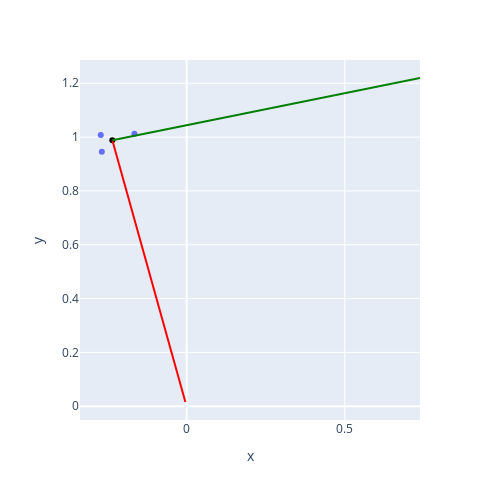

The notebook cell this image was saved under:
### Code cell
fig = px.scatter(x = M[:,0], y = M[:,1])
fig.add_trace({
     'hovertemplate': 'x=%{x}<br>y=%{y}<extra></extra>',
     'legendgroup': '',
     'marker': {'color': 'black', 'symbol': 'circle'},
     'mode': 'markers',
     'name': '',
     'orientation': 'v',
     'showlegend': False,
     'x': np.array(np.mean(M,axis = 0)[0]),
     'xaxis': 'x',
     'y': np.array(np.mean(M,axis = 0)[1]),
     'yaxis': 'y'
 })
fig.add_trace({
     'hovertemplate': 'x=%{x}<br>y=%{y}<extra></extra>',
     'legendgroup': '',
     'marker': {'color': 'red', 'symbol': 'circle'},
     'mode': 'lines',
     'name': '',
     'orientation': 'v',
     'showlegend': False,
     'x': (np.mean(M,axis = 0)[0] + [0.0, Vt[0,0]]),
     'xaxis': 'x',
     'y': (np.mean(M,axis = 0)[1] + [0.0, Vt[0,1]]),
     'yaxis': 'y'
 })
fig.add_trace({
     'hovertemplate': 'x=%{x}<br>y=%{y}<extra></extra>',
     'legendgroup': '',
     'marker': {'color': 'green', 'symbol': 'circle'},
     'mode': 'lines',
     'name': '',
     'orientation': 'v',
     'showlegend': False,
     'x': (np.mean(M,axis = 0)[0] + [0.0, Vt[1,0]]),
     'xaxis': 'x',
     'y': (np.mean(M,axis = 0)[1] + [0.0, Vt[1,1]]),
     'yaxis': 'y'
 })
fig.update_layout(height=500, width=500)

### Figure 1 — Plotly figure (JSON) as saved in the notebook; plotly's stock layout.template omitted (floating-point values rounded to 4 significant figures)
{"data": [{"hovertemplate": "x=%{x}<br>y=%{y}<extra></extra>", "legendgroup": "", "marker": {"color": "#636efa", "symbol": "circle"}, "mode": "markers", "name": "", "orientation": "v", "showlegend": false, "type": "scatter", "x": [-0.2717, -0.2683, -0.1652], "xaxis": "x", "y": [1.008, 0.9457, 1.012], "yaxis": "y"}, {"hovertemplate": "x=%{x}<br>y=%{y}<extra></extra>", "legendgroup": "", "marker": {"color": "black", "symbol": "circle"}, "mode": "markers", "name": "", "orientation": "v", "showlegend": false, "type": "scatter", "x": [-0.235], "xaxis": "x", "y": [0.9886], "yaxis": "y"}, {"hovertemplate": "x=%{x}<br>y=%{y}<extra></extra>", "legendgroup": "", "marker": {"color": "red", "symbol": "circle"}, "mode": "lines", "name": "", "orientation": "v", "showlegend": false, "type": "scatter", "x": [-0.235, -0.004077], "xaxis": "x", "y": [0.9886, 0.01563], "yaxis": "y"}, {"hovertemplate": "x=%{x}<br>y=%{y}<extra></extra>", "legendgroup": "", "marker": {"color": "green", "symbol": "circle"}, "mode": "lines", "name": "", "orientation": "v", "showlegend": false, "type": "scatter", "x": [-0.235, 0.7379], "xaxis": "x", "y": [0.9886, 1.22], "yaxis": "y"}], "layout": {"height": 500, "legend": {"tracegroupgap": 0}, "margin": {"t": 60}, "width": 500, "xaxis": {"anchor": "y", "domain": [0, 1], "title": {"text": "x"}}, "yaxis": {"anchor": "x", "domain": [0, 1], "title": {"text": "y"}}}}
